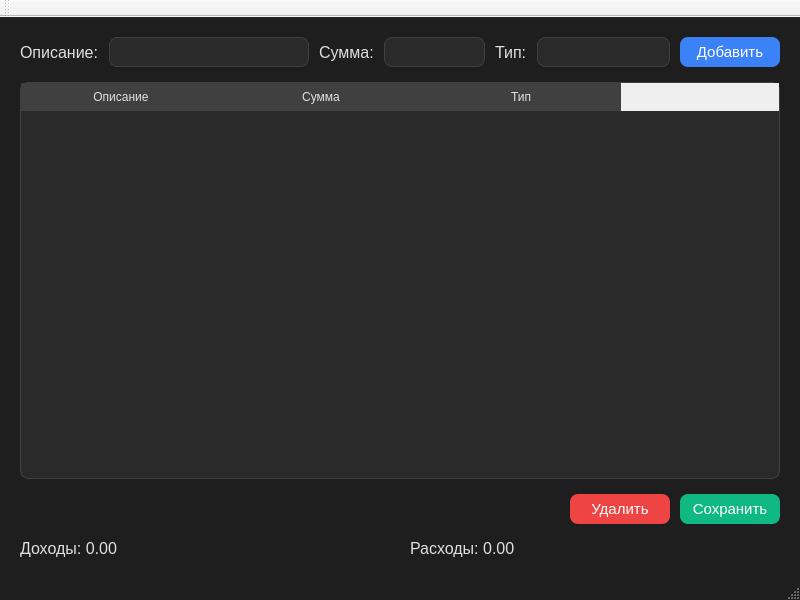
<?xml version="1.0" encoding="UTF-8"?>
<ui version="4.0">
 <class>MainWindow</class>
 <widget class="QMainWindow" name="MainWindow">
  <property name="geometry">
   <rect>
    <x>0</x>
    <y>0</y>
    <width>800</width>
    <height>600</height>
   </rect>
  </property>
  <property name="windowTitle">
   <string>MoneyTracker</string>
  </property>
  <property name="styleSheet">
   <string notr="true">
    QMainWindow {
     background-color: #1E1E1E;
    }
   </string>
  </property>
  <widget class="QWidget" name="centralWidget">
   <layout class="QVBoxLayout" name="verticalLayout">
    <property name="spacing">
     <number>15</number>
    </property>
    <property name="leftMargin">
     <number>20</number>
    </property>
    <property name="topMargin">
     <number>20</number>
    </property>
    <property name="rightMargin">
     <number>20</number>
    </property>
    <property name="bottomMargin">
     <number>20</number>
    </property>
    <item>
     <layout class="QHBoxLayout" name="inputLayout">
      <property name="spacing">
       <number>10</number>
      </property>
      <item>
       <widget class="QLabel" name="descriptionLabel">
        <property name="font">
         <font>
          <family>Helvetica</family>
          <pointsize>12</pointsize>
         </font>
        </property>
        <property name="styleSheet">
         <string notr="true">
          color: #E0E0E0;
         </string>
        </property>
        <property name="text">
         <string>Описание:</string>
        </property>
       </widget>
      </item>
      <item>
       <widget class="QLineEdit" name="descriptionEdit">
        <property name="minimumSize">
         <size>
          <width>200</width>
          <height>30</height>
         </size>
        </property>
        <property name="styleSheet">
         <string notr="true">
          QLineEdit {
           background-color: #2A2A2A;
           color: #E0E0E0;
           border: 1px solid #404040;
           border-radius: 8px;
           padding: 5px;
          }
         </string>
        </property>
       </widget>
      </item>
      <item>
       <widget class="QLabel" name="amountLabel">
        <property name="font">
         <font>
          <family>Helvetica</family>
          <pointsize>12</pointsize>
         </font>
        </property>
        <property name="styleSheet">
         <string notr="true">
          color: #E0E0E0;
         </string>
        </property>
        <property name="text">
         <string>Сумма:</string>
        </property>
       </widget>
      </item>
      <item>
       <widget class="QLineEdit" name="amountEdit">
        <property name="minimumSize">
         <size>
          <width>100</width>
          <height>30</height>
         </size>
        </property>
        <property name="styleSheet">
         <string notr="true">
          QLineEdit {
           background-color: #2A2A2A;
           color: #E0E0E0;
           border: 1px solid #404040;
           border-radius: 8px;
           padding: 5px;
          }
         </string>
        </property>
       </widget>
      </item>
      <item>
       <widget class="QLabel" name="typeLabel">
        <property name="font">
         <font>
          <family>Helvetica</family>
          <pointsize>12</pointsize>
         </font>
        </property>
        <property name="styleSheet">
         <string notr="true">
          color: #E0E0E0;
         </string>
        </property>
        <property name="text">
         <string>Тип:</string>
        </property>
       </widget>
      </item>
      <item>
       <widget class="QComboBox" name="typeCombo">
        <property name="minimumSize">
         <size>
          <width>127</width>
          <height>30</height>
         </size>
        </property>
        <property name="font">
         <font>
          <family>Helvetica</family>
          <pointsize>11</pointsize>
         </font>
        </property>
        <property name="styleSheet">
         <string notr="true">
          QComboBox {
           background-color: #2A2A2A;
           color: #E0E0E0;
           border: 1px solid #404040;
           border-radius: 8px;
           padding: 5px 20px 5px 5px;
           min-width: 100px;
          }
          QComboBox::drop-down {
           width: 20px;
           border: none;
           background: transparent;
          }
          QComboBox::down-arrow {
           image: none;
          }
          QComboBox QAbstractItemView {
           background-color: #2A2A2A;
           color: #E0E0E0;
           border: 1px solid #404040;
           border-radius: 8px;
           padding: 5px;
           selection-background-color: #404040;
           selection-color: #E0E0E0;
          }
         </string>
        </property>
       </widget>
      </item>
      <item>
       <widget class="QPushButton" name="addButton">
        <property name="minimumSize">
         <size>
          <width>100</width>
          <height>30</height>
         </size>
        </property>
        <property name="font">
         <font>
          <family>Helvetica</family>
          <pointsize>11</pointsize>
         </font>
        </property>
        <property name="styleSheet">
         <string notr="true">
          QPushButton {
           background-color: #3B82F6;
           color: #FFFFFF;
           border-radius: 8px;
           padding: 5px;
           border: none;
          }
         </string>
        </property>
        <property name="text">
         <string>Добавить</string>
        </property>
       </widget>
      </item>
     </layout>
    </item>
    <item>
     <widget class="QTableWidget" name="tableWidget">
      <property name="font">
       <font>
        <family>Helvetica</family>
        <pointsize>11</pointsize>
       </font>
      </property>
      <property name="styleSheet">
       <string notr="true">
        QTableWidget {
         background-color: #2A2A2A;
         color: #E0E0E0;
         border: 1px solid #404040;
         border-radius: 8px;
         gridline-color: #404040;
        }
        QTableWidget::item {
         padding: 5px;
        }
        QTableWidget::item:alternate {
         background-color: #333333;
        }
        QHeaderView::section {
         background-color: #404040;
         color: #E0E0E0;
         padding: 5px;
         border: none;
        }
        QHeaderView::section:vertical {
         background-color: #404040;
         color: #E0E0E0;
         padding: 5px;
         border: none;
        }
       </string>
      </property>
      <property name="columnCount">
       <number>3</number>
      </property>
      <attribute name="horizontalHeaderCascadingSectionResizes">
       <bool>false</bool>
      </attribute>
      <attribute name="horizontalHeaderDefaultSectionSize">
       <number>200</number>
      </attribute>
      <column>
       <property name="text">
        <string>Описание</string>
       </property>
      </column>
      <column>
       <property name="text">
        <string>Сумма</string>
       </property>
      </column>
      <column>
       <property name="text">
        <string>Тип</string>
       </property>
      </column>
     </widget>
    </item>
    <item>
     <layout class="QHBoxLayout" name="buttonLayout">
      <property name="spacing">
       <number>10</number>
      </property>
      <item>
       <spacer name="horizontalSpacer">
        <property name="orientation">
         <enum>Qt::Orientation::Horizontal</enum>
        </property>
        <property name="sizeHint" stdset="0">
         <size>
          <width>40</width>
          <height>20</height>
         </size>
        </property>
       </spacer>
      </item>
      <item>
       <widget class="QPushButton" name="deleteButton">
        <property name="minimumSize">
         <size>
          <width>100</width>
          <height>30</height>
         </size>
        </property>
        <property name="font">
         <font>
          <family>Helvetica</family>
          <pointsize>11</pointsize>
         </font>
        </property>
        <property name="styleSheet">
         <string notr="true">
          QPushButton {
           background-color: #EF4444;
           color: #FFFFFF;
           border-radius: 8px;
           padding: 5px;
           border: none;
          }
         </string>
        </property>
        <property name="text">
         <string>Удалить</string>
        </property>
       </widget>
      </item>
      <item>
       <widget class="QPushButton" name="saveButton">
        <property name="minimumSize">
         <size>
          <width>100</width>
          <height>30</height>
         </size>
        </property>
        <property name="font">
         <font>
          <family>Helvetica</family>
          <pointsize>11</pointsize>
         </font>
        </property>
        <property name="styleSheet">
         <string notr="true">
          QPushButton {
           background-color: #10B981;
           color: #FFFFFF;
           border-radius: 8px;
           padding: 5px;
           border: none;
          }
         </string>
        </property>
        <property name="text">
         <string>Сохранить</string>
        </property>
       </widget>
      </item>
     </layout>
    </item>
    <item>
     <layout class="QHBoxLayout" name="summaryLayout">
      <property name="spacing">
       <number>20</number>
      </property>
      <item>
       <widget class="QLabel" name="incomeLabel">
        <property name="font">
         <font>
          <family>Helvetica</family>
          <pointsize>12</pointsize>
         </font>
        </property>
        <property name="styleSheet">
         <string notr="true">
          color: #E0E0E0;
         </string>
        </property>
        <property name="text">
         <string>Доходы: 0.00</string>
        </property>
       </widget>
      </item>
      <item>
       <widget class="QLabel" name="expenseLabel">
        <property name="font">
         <font>
          <family>Helvetica</family>
          <pointsize>12</pointsize>
         </font>
        </property>
        <property name="styleSheet">
         <string notr="true">
          color: #E0E0E0;
         </string>
        </property>
        <property name="text">
         <string>Расходы: 0.00</string>
        </property>
       </widget>
      </item>
     </layout>
    </item>
   </layout>
  </widget>
  <widget class="QMenuBar" name="menuBar">
   <property name="geometry">
    <rect>
     <x>0</x>
     <y>0</y>
     <width>800</width>
     <height>37</height>
    </rect>
   </property>
  </widget>
  <widget class="QToolBar" name="mainToolBar">
   <attribute name="toolBarArea">
    <enum>TopToolBarArea</enum>
   </attribute>
   <attribute name="toolBarBreak">
    <bool>false</bool>
   </attribute>
  </widget>
  <widget class="QStatusBar" name="statusBar"/>
 </widget>
 <layoutdefault spacing="6" margin="11"/>
 <resources/>
 <connections/>
</ui>
